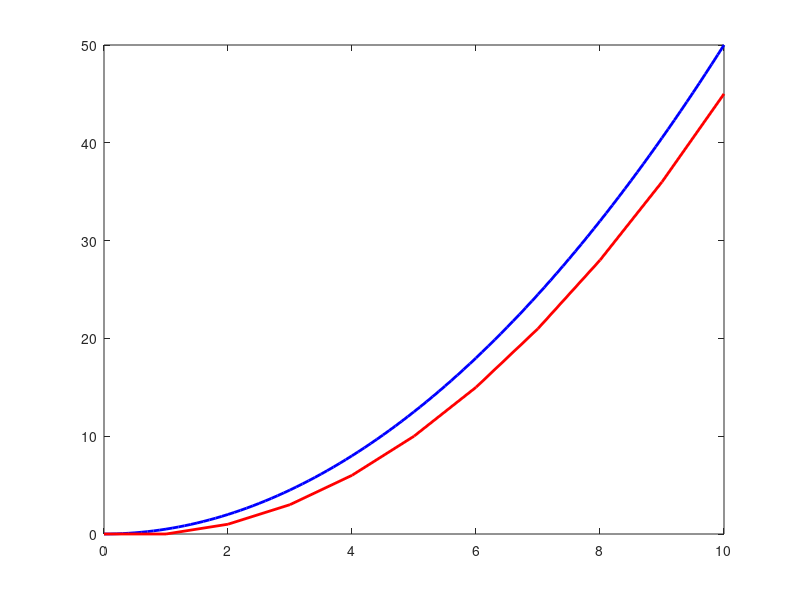

Write the MATLAB code that produced this figure. (Note: this script raises an error after producing the figure.)
x=[0:0.1:10];
y0=0;
y=0.5*x.^2+y0;
figure(1)
hold off
a=plot(x,y,'b');
set(a,'Linewidth',2)
%step size
h=1.0;
% Euler's method, forward finite difference
xt=[0:h:10];
N=length(xt);
yt=zeros(N,1);
yt(1)=y0;
for n=2:N
    yt(n)=yt(n-1)+h*xt(n-1)
end
hold on
a=plot(xt,yt,'r');
set(a,'Linewidth',2)
% Runge Kutta
f=inline('x','x','y');
[xrk,yrk]=ode45(f,xt,y0);
a=plot(xrk,yrk,'.g');
set(a,'MarkerSize',30)

